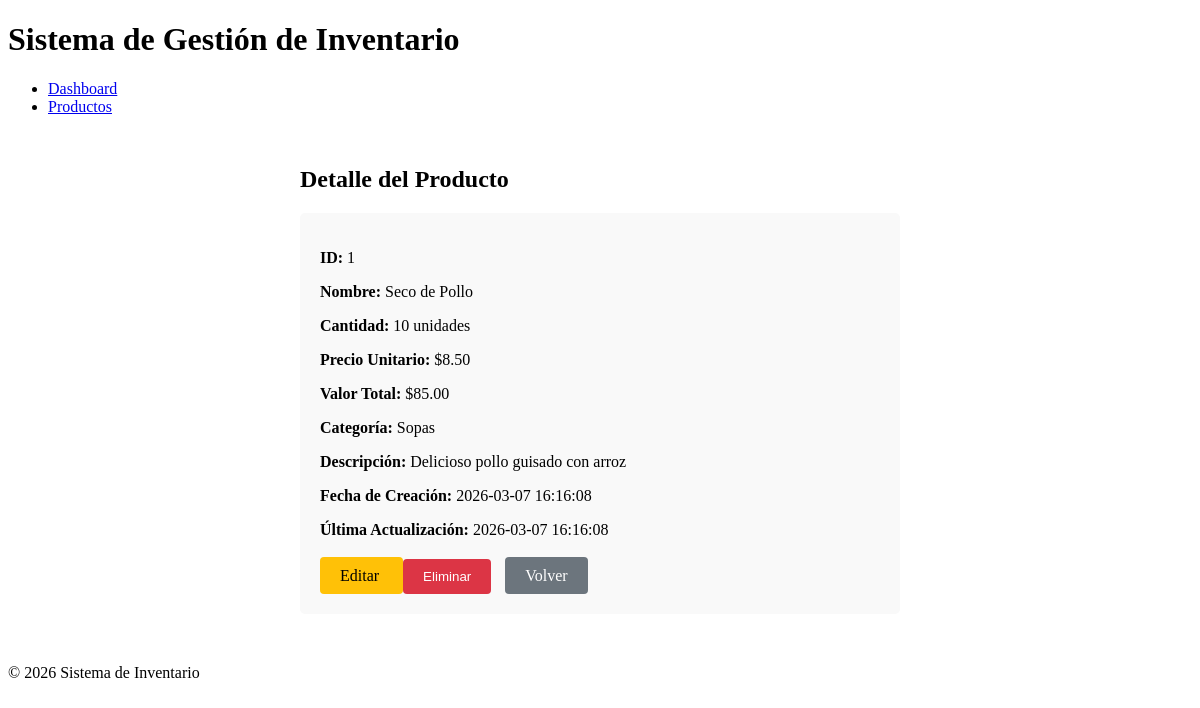
The page /producto/1 on the database its author committed.
### tables this page shows
CREATE TABLE productos (
                id INTEGER PRIMARY KEY AUTOINCREMENT,
                nombre TEXT NOT NULL UNIQUE,
                cantidad INTEGER NOT NULL DEFAULT 0,
                precio REAL NOT NULL DEFAULT 0.0,
                categoria TEXT,
                descripcion TEXT,
                imagen TEXT,
                fecha_creacion TIMESTAMP DEFAULT CURRENT_TIMESTAMP,
                fecha_actualizacion TIMESTAMP DEFAULT CURRENT_TIMESTAMP
            );

### inventario_sistema/app.py (the view)
@app.route('/producto/<int:id>')
def ver_producto(id):
    producto = db_conexion.obtener_producto(id)
    if not producto:
        flash('Producto no encontrado.', 'error')
        return redirect(url_for('productos'))
    return render_template('producto_detalle.html', producto=producto)

### inventario_sistema/models/conexion.py (called while the page is built)
    def obtener_producto(self, id):
        self.cursor.execute('SELECT * FROM productos WHERE id = ?', (id,))
        row = self.cursor.fetchone()
        return dict(row) if row else None

### inventario_sistema/templates/producto_detalle.html (shortened to what this page needs)
<!DOCTYPE html>
<html lang="es">
<head>
    <link rel="stylesheet" href="{{ url_for('static', filename='style.css') }}">
</head>
<body>
    <header>
        <h1>Sistema de Gestión de Inventario</h1>
        <nav>
            <ul>
                <li><a href="/">Dashboard</a></li>
                <li><a href="/productos">Productos</a></li>
            </ul>
        </nav>
    </header>
    <div class="container" style="max-width: 600px; margin: 50px auto;">
        <h2>Detalle del Producto</h2>
        <div style="background: #f9f9f9; padding: 20px; border-radius: 5px;">
            <p><strong>ID:</strong> {{ producto.id }}</p>
            <p><strong>Nombre:</strong> {{ producto.nombre }}</p>
            <p><strong>Cantidad:</strong> {{ producto.cantidad }} unidades</p>
            <p><strong>Precio Unitario:</strong> ${{ "%.2f"|format(producto.precio) }}</p>
            <p><strong>Valor Total:</strong> ${{ "%.2f"|format(producto.cantidad * producto.precio) }}</p>
            <p><strong>Categoría:</strong> {{ producto.categoria or '-' }}</p>
            <p><strong>Descripción:</strong> {{ producto.descripcion or '-' }}</p>
            <p><strong>Fecha de Creación:</strong> {{ producto.fecha_creacion or '-' }}</p>
            <p><strong>Última Actualización:</strong> {{ producto.fecha_actualizacion or '-' }}</p>
            <div style="margin-top: 20px;">
                <a href="/producto/editar/{{ producto.id }}"
                   style="padding: 10px 20px; background-color: #ffc107; color: black; border-radius: 4px; text-decoration: none;">
                    Editar
                </a>
                <form method="POST" action="/producto/eliminar/{{ producto.id }}" style="display: inline;">
                    <button type="submit"
                            style="padding: 10px 20px; background-color: #dc3545; color: white; border: none; border-radius: 4px; cursor: pointer;"
                            onclick="return confirm('¿Eliminar este producto?');">
                        Eliminar
                    </button>
                </form>
                <a href="/productos"
                   style="margin-left: 10px; padding: 10px 20px; background-color: #6c757d; color: white; border-radius: 4px; text-decoration: none;">
                    Volver
                </a>
            </div>
        </div>
    </div>
    <footer>
        <p>&copy; 2026 Sistema de Inventario</p>
    </footer>
</body>
</html>

### rows shown on the page
productos: id "1", nombre "Seco de Pollo", cantidad "10", precio "8.50", producto.cantidad*producto.precio "85.00", categoria "Sopas", descripcion "Delicioso pollo guisado con arroz", fecha_creacion "2026-03-07 16:16:08", fecha_actualizacion "2026-03-07 16:16:08"
